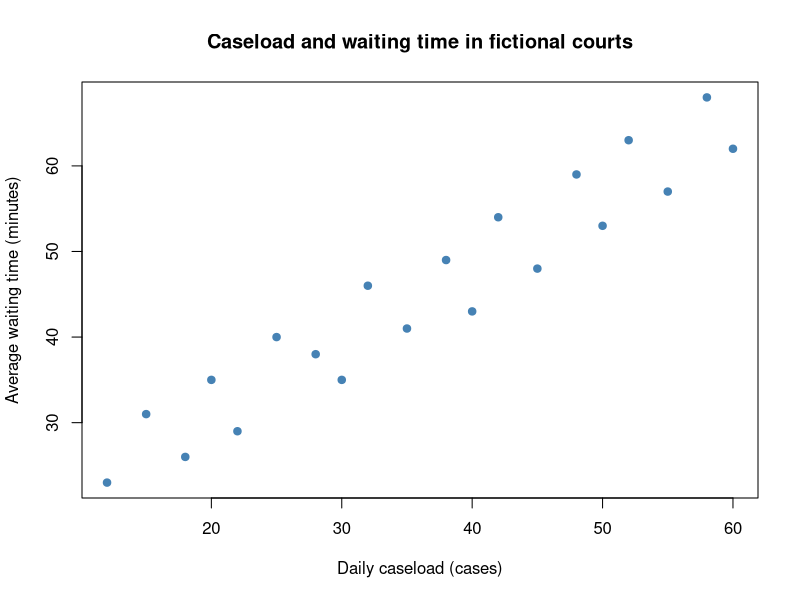
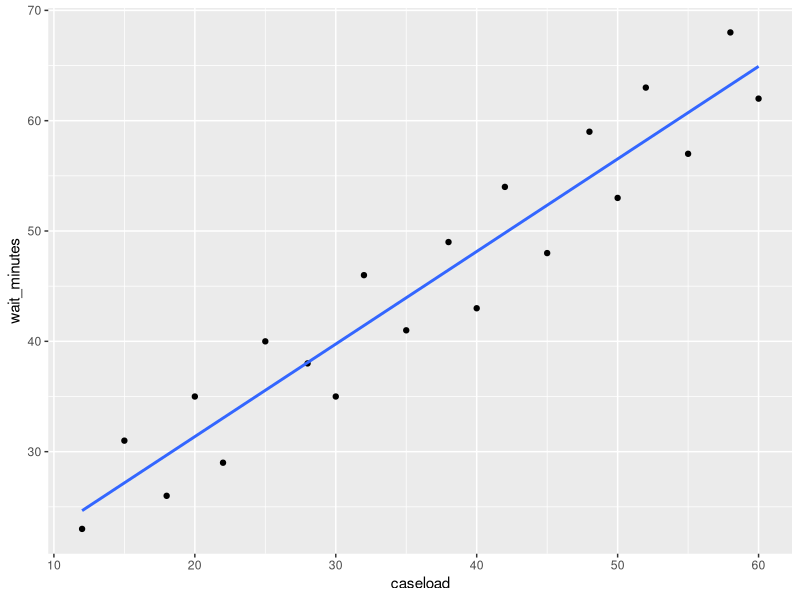
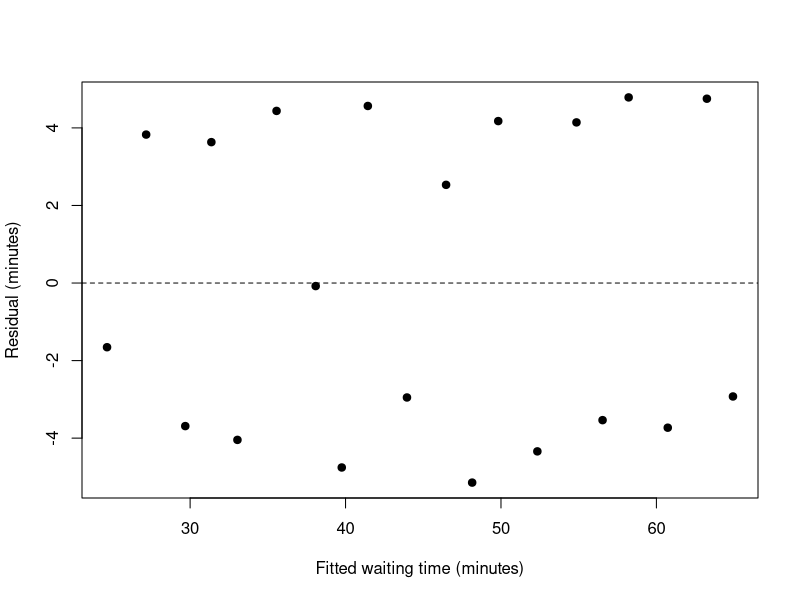
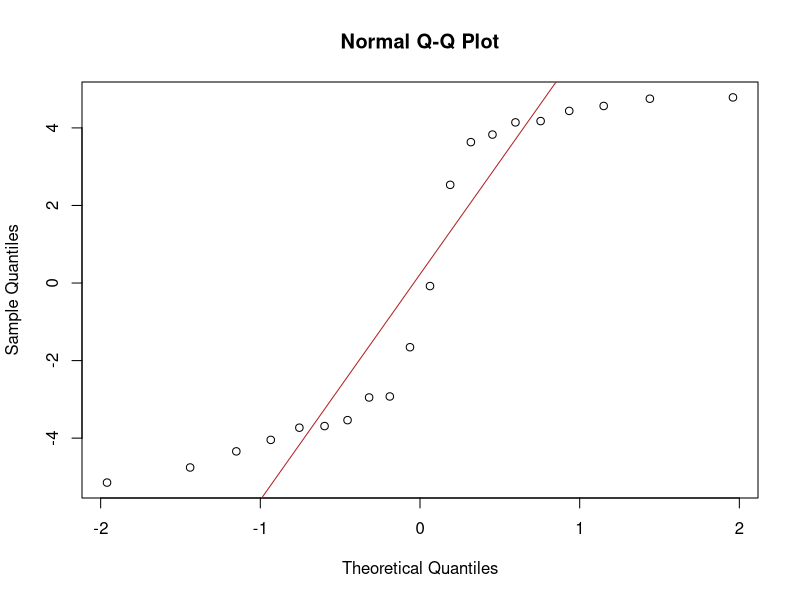
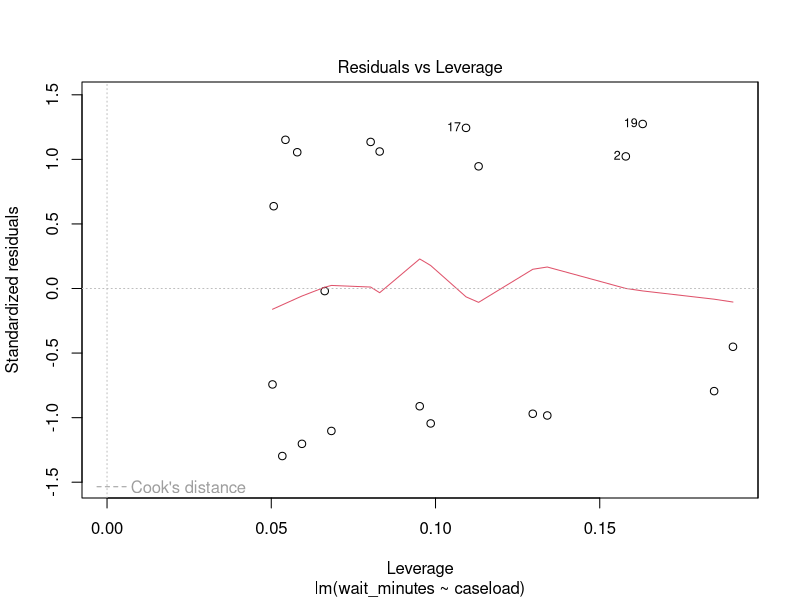
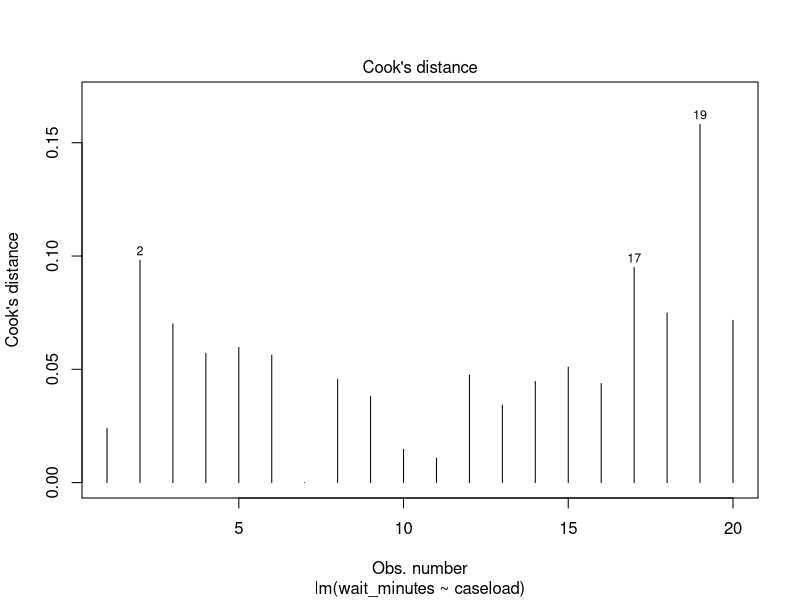
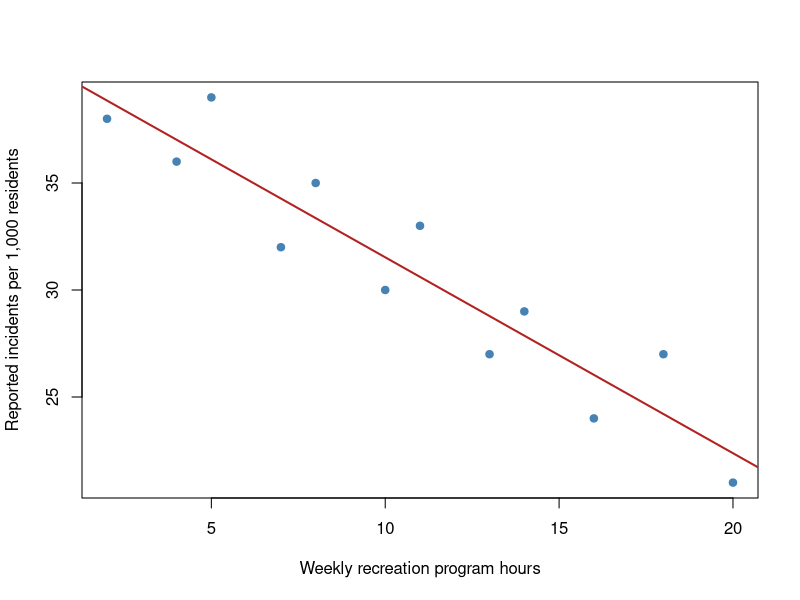

The R script that drew these images, in order:
## ---- chunk 1
knitr::opts_chunk$set(echo = TRUE, fig.width = 7, fig.height = 4.5)
## ---- chunk 2
courts <- data.frame(
  caseload = c(12, 15, 18, 20, 22, 25, 28, 30, 32, 35,
               38, 40, 42, 45, 48, 50, 52, 55, 58, 60),
  wait_minutes = c(23, 31, 26, 35, 29, 40, 38, 35, 46, 41,
                   49, 43, 54, 48, 59, 53, 63, 57, 68, 62)
)
head(courts)
summary(courts)
## ---- chunk 3
plot(wait_minutes ~ caseload, data = courts,
     pch = 19, col = "steelblue",
     xlab = "Daily caseload (cases)",
     ylab = "Average waiting time (minutes)",
     main = "Caseload and waiting time in fictional courts")
## ---- chunk 4
model <- lm(wait_minutes ~ caseload, data = courts)
summary(model)
coef(model)
confint(model)

library(tidyverse)
courts %>% ggplot(aes(x=caseload, y=wait_minutes)) + geom_point() + geom_smooth(method="lm", se=FALSE)

## ---- chunk 5
# Extract the quantities used in a written interpretation.
slope <- unname(coef(model)["caseload"])
slope_ci <- confint(model)["caseload", ]
r_squared <- summary(model)$r.squared
round(c(slope = slope, lower_95 = slope_ci[1],
        upper_95 = slope_ci[2], R_squared = r_squared), 3)
## ---- chunk 6
range(courts$caseload)
new_courts <- data.frame(caseload = c(25, 45))
predict(model, newdata = new_courts, interval = "confidence")
predict(model, newdata = new_courts, interval = "prediction")
## ---- chunk 7
# A residual is observed minus fitted waiting time.
head(data.frame(observed = courts$wait_minutes,
                fitted = fitted(model), residual = resid(model)))

# Ideally, residuals form a roughly even cloud around zero.
plot(fitted(model), resid(model), pch = 19,
     xlab = "Fitted waiting time (minutes)", ylab = "Residual (minutes)")
abline(h = 0, lty = 2)

# Points should be approximately along the line.
qqnorm(resid(model))
qqline(resid(model), col = "firebrick")

# Large Cook's distances flag potentially influential courts to investigate. Can make the Residuals vs Leverage plot or just look at the Cook's distances directly.
plot(model, which = 5)

plot(model, which = 4)
## ---- chunk 8

courts_dat_clean <- courts %>%
  filter(cooks.distance(model) <= 0.05)

## ---- chunk 9
neighborhoods <- data.frame(
  recreation_hours = c(2, 4, 5, 7, 8, 10, 11, 13, 14, 16, 18, 20),
  incidents_per_1000 = c(38, 36, 39, 32, 35, 30, 33, 27, 29, 24, 27, 21)
)
model2 <- lm(incidents_per_1000 ~ recreation_hours, data = neighborhoods)
plot(incidents_per_1000 ~ recreation_hours, data = neighborhoods,
     pch = 19, col = "steelblue",
     xlab = "Weekly recreation program hours",
     ylab = "Reported incidents per 1,000 residents")
abline(model2, col = "firebrick", lwd = 2)
summary(model2)
confint(model2)
predict(model2, newdata = data.frame(recreation_hours = 12),
        interval = "prediction")
